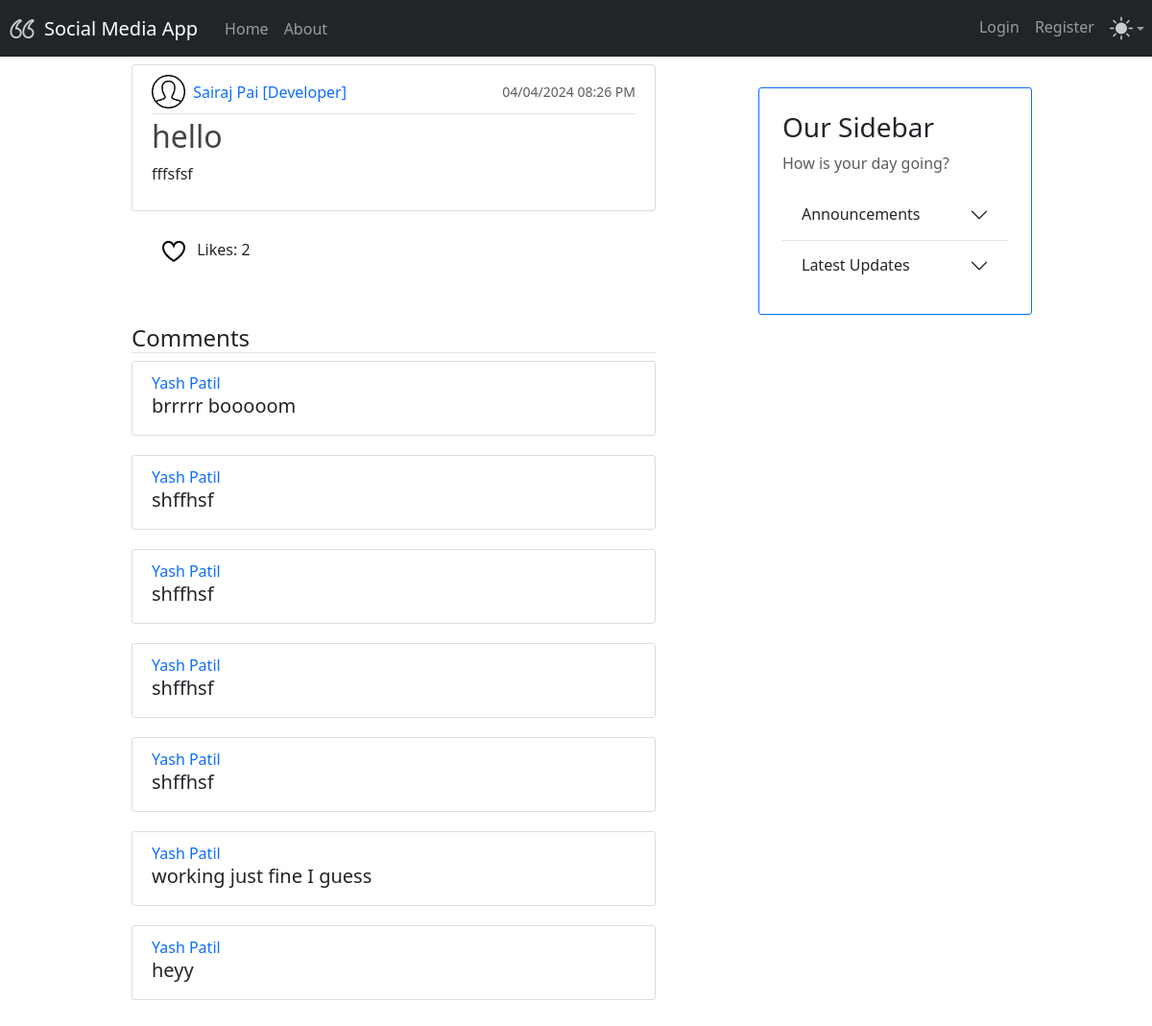
/post/1, run on an earlier commit of the app's database.
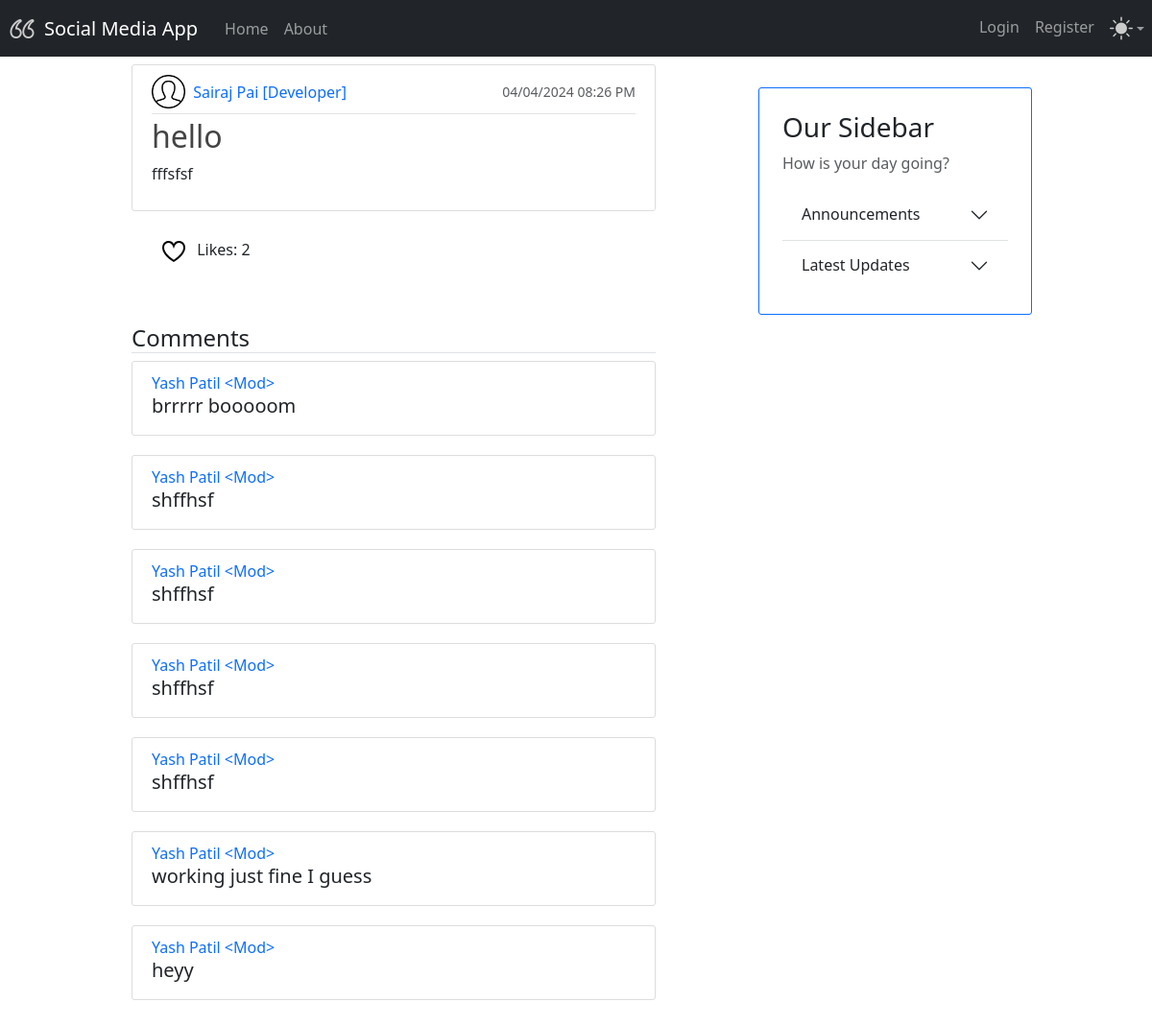
And on a later commit of the database.
### models.py (models this page shows, shortened)
class Base(DeclarativeBase): # pylint: disable=too-few-public-methods
    pass

class User(Base, UserMixin): # pylint: disable=too-few-public-methods
    __tablename__ = "user_account"
    username: Mapped[str] = mapped_column(primary_key=True)
    fullname: Mapped[str] = mapped_column(nullable=False)
    email: Mapped[str] = mapped_column(nullable=False, unique=True)
    password: Mapped[str] = mapped_column(nullable=False)
    profile_pic_url: Mapped[Optional[str]] = mapped_column(default="user.png")
    posts: Mapped[List["Posts"]] = relationship(back_populates="owner")

class Posts(Base): # pylint: disable=too-few-public-methods
    __tablename__ = "posts"
    id: Mapped[int] = mapped_column(primary_key=True)
    title: Mapped[str] = mapped_column(nullable=False)
    text: Mapped[str] = mapped_column(nullable=False)
    image: Mapped[Optional[str]] = mapped_column()
    likes: Mapped[List["Likes"]] = relationship(back_populates="post")
    timestamp: Mapped[int] = mapped_column(nullable=False)
    owner_id: Mapped[str] = mapped_column(ForeignKey("user_account.username"))
    owner: Mapped["User"] = relationship(back_populates="posts")
    comments: Mapped[List["Comments"]] = relationship(back_populates="post")
    no_of_likes = column_property(
        select(func.count(Likes.id))
        .where(Likes.liked_post_id == id)
        .scalar_subquery()
    )

class Comments(Base): # pylint: disable=too-few-public-methods
    __tablename__ = "comments"
    id: Mapped[int] = mapped_column(primary_key=True)
    text: Mapped[str] = mapped_column(nullable=False)
    creator_id: Mapped[str] = mapped_column(ForeignKey("user_account.username"))
    created_by: Mapped["User"] = relationship()
    post_id: Mapped[int] = mapped_column(ForeignKey("posts.id"))
    post: Mapped["Posts"] = relationship()

### app.py (the view)
@app.route("/post/<int:post_id>", methods=['GET', 'POST'])
def post(post_id):
    post = db.session.execute(db.select(Posts).where(Posts.id == post_id)).scalar_one_or_none()
    comments_list = post.comments[::-1] if post.comments else []
    print(comments_list)
    tz = timezone("Asia/Kolkata")
    if current_user.is_authenticated:
        has_liked = db.session.execute(select(Likes)
                                       .where(Likes.liked_by_id == current_user.username)
                                       .where(Likes.liked_post_id == post_id)
                                       ).scalar_one_or_none()
        form = CommentForm(text="")
        if form.validate_on_submit() :
            comment = Comments(
                        text=form.text.data,
                        created_by=current_user,
                        post_id = post_id,
                        )
            db.session.add(comment)
            post.comments.append(comment)
            comment.created_by = current_user
            db.session.commit()
            flash('Comment Created!', 'success')
            return redirect(url_for("post", post_id=post_id))
        return render_template('post.html', post=post,datetime=datetime,comments=comments_list,form=form,tz=tz, has_liked=has_liked)
    else:
        return render_template('post.html', post=post,datetime=datetime,comments=comments_list,form=None,tz=tz)

### templates/post.html (shortened to what this page needs)
{% extends "layout.html" %}
{% import "macros.html" as macro %}
{% block content %}
<article class="media content-section card">
    {{ macro.render_post(post, datetime, tz) }}
</article>
<li class="button-container d-flex justify-content-between">
    <div class="mt-2 mb-4">
        <ul class="button" onclick="location.href='{{ url_for('like_post', post_id=post.id) }}';">
            {% if has_liked %}
                <img src="{{ url_for('static', filename='liked.svg') }}" class="me-2 likeButton invertOnDark">
            {% else %}
                <img src="{{ url_for('static', filename='notliked.svg') }}" class="me-2 likeButton invertOnDark">
            {% endif %}
            Likes: {{ post.no_of_likes }}
        </ul>
    </div>
</li>
        <div class="media-body">
        <h4 class="border-bottom mt-4">Comments</h4>
        {% for comment in comments %}
            <div class="media content-section">
                <div class="media-body">
                    <a class="text-decoration-none" href="#"> {{ comment.created_by.fullname }}</a>
                    <h5>{{ comment.text }}</h5>
                </div>
            </div>
        {% endfor %}
    </div>
<br>
{% endblock %}

### templates/layout.html (shortened to what this page needs)
<!DOCTYPE html>
<html lang="en">
<head>
    <link href="https://cdn.jsdelivr.net/npm/bootstrap@5.3.3/dist/css/bootstrap.min.css" rel="stylesheet">
    <link rel="stylesheet" type="text/css" href="{{ url_for('static', filename='main.css') }}">
</head>
<body>
    <nav class="navbar navbar-expand-md navbar-dark bg-dark mb-2">
         <img src="{{ url_for('static', filename='icon.png') }}" width="30" height="30" class="d-inline-block align-top me-2 ms-2 invert" alt="App Icon">
        <a class="navbar-brand mx-auto" href="#"> Social Media App</a>
        <div class="collapse navbar-collapse" id="navbarNav">
            <ul class="navbar-nav">
                <li class="nav-item active">
                    <a class="nav-link" href="{{ url_for('home') }}">Home </a>
                </li>
                <li class="nav-item">
                    <a class="nav-link" href="{{ url_for('about') }}">About</a>
                </li>
            </ul>
            <ul class="navbar-nav ms-auto">
                {% if not current_user.is_authenticated %}
                    <li class="nav-item">
                        <a class="nav-link" href="{{ url_for('login') }}">Login</a>
                    </li>
                    <li class="nav-item">
                        <a class="nav-link" href="{{ url_for('register') }}">Register</a>
                    </li>
                {% endif %}
                <li class='nav-item dropdown bg-dark'>
                    <button aria-expanded='false' class='btn btn-link nav-link py-2 px-0 px-lg-2 dropdown-toggle d-flex align-items-center' data-bs-toggle='dropdown' type='button'>
                        <img id = "theme-icon" class="invert" src="{{ url_for('static', filename='sun.svg') }}"> </img>
                    </button>
                </li>
            </ul>
        </div>
    </nav>
    <div class="container">
        <div class="row align-items-start">
            <div class="col-md-6 offset-md-1 col-12">
                {% block content %}
                {% endblock %}
            </div>
            <div class="col-md-3 offset-md-1 col-10 offset-1 p-4 mt-4 border border-primary content-section">
                <div class="sidebar">
                    <h3>Our Sidebar</h3>
                    <p class='text-muted'>How is your day going?</p>
                    <div class="accordion accordion-flush" id="accordionFlushExample">
                        <div class="accordion-item">
                            <h2 class="accordion-header" id="flush-headingOne">
                                <button class="accordion-button collapsed" type="button" data-bs-toggle="collapse" data-bs-target="#flush-collapseOne" aria-expanded="false" aria-controls="flush-collapseOne">
                                    Announcements
                                </button>
                            </h2>
                        </div>
                        <div class="accordion-item">
                            <h2 class="accordion-header" id="flush-headingTwo">
                                <button class="accordion-button collapsed" type="button" data-bs-toggle="collapse" data-bs-target="#flush-collapseTwo" aria-expanded="false" aria-controls="flush-collapseTwo">
                                    Latest Updates
                                </button>
                            </h2>
                        </div>
                    </div>
                </div>
            </div>
        </div>
    </div>
</body>
</html>

### templates/macros.html (shortened to what this page needs)
{% macro render_post(post, datetime, tz) -%}
    <div class="media-body">
        <div class="article-metadata d-flex justify-content-between">
            <div>
                {% if post.owner.profile_pic_url == "user.png" %}
                    <img class="mb-1 me-1" src="{{ url_for('static', filename='user.png') }}" alt="{{ post.owner.fullname }} profile picture" width="35px">
                {% endif %}
                <a class="text-decoration-none me-3" href="#">{{ post.owner.fullname }}</a>
            </div>
            <small class="text-muted my-auto pb-1">{{ datetime.fromtimestamp(post.timestamp, tz=tz).strftime('%d/%m/%Y %I:%M %p') }}</small>
        </div>
        <h2><a class="article-title text-decoration-none" href="{{ url_for('post',post_id=post.id) }}">{{ post.title }}</a></h2>
        <p class="article-content">{{ post.text }}</p>
    </div>
{%- endmacro %}

### static/main.css (style rules this page uses)
.content-section { //background: #ffffff; padding: 10px 20px; border: 1px solid #dddddd; border-radius: 8px; margin-bottom: 20px; }
#navbarNav { padding-left: 20px; }
.content-section { //background: #ffffff; padding: 10px 20px; border: 1px solid #dddddd; border-radius: 3px; margin-bottom: 20px; }
.article-title { color: #444444; }
.article-content { white-space: pre-line; }
.article-metadata { padding-bottom: 1px; margin-bottom: 4px; border-bottom: 1px solid #e3e3e3 }
.invert { filter: invert(80%); }

What changed in the data, as far as the page shows it:
changed through a linked row, Comments "brrrrr booooom": created_by.fullname "Yash Patil" → "Yash Patil <Mod>"
changed through a linked row, Comments (number 2 of 7 on the later page): created_by.fullname "Yash Patil" → "Yash Patil <Mod>"
changed through a linked row, Comments (number 3 of 7 on the later page): created_by.fullname "Yash Patil" → "Yash Patil <Mod>"
changed through a linked row, Comments (number 4 of 7 on the later page): created_by.fullname "Yash Patil" → "Yash Patil <Mod>"
changed through a linked row, Comments (number 5 of 7 on the later page): created_by.fullname "Yash Patil" → "Yash Patil <Mod>"
changed through a linked row, Comments "working just fine I guess": created_by.fullname "Yash Patil" → "Yash Patil <Mod>"
changed through a linked row, Comments "heyy": created_by.fullname "Yash Patil" → "Yash Patil <Mod>"
